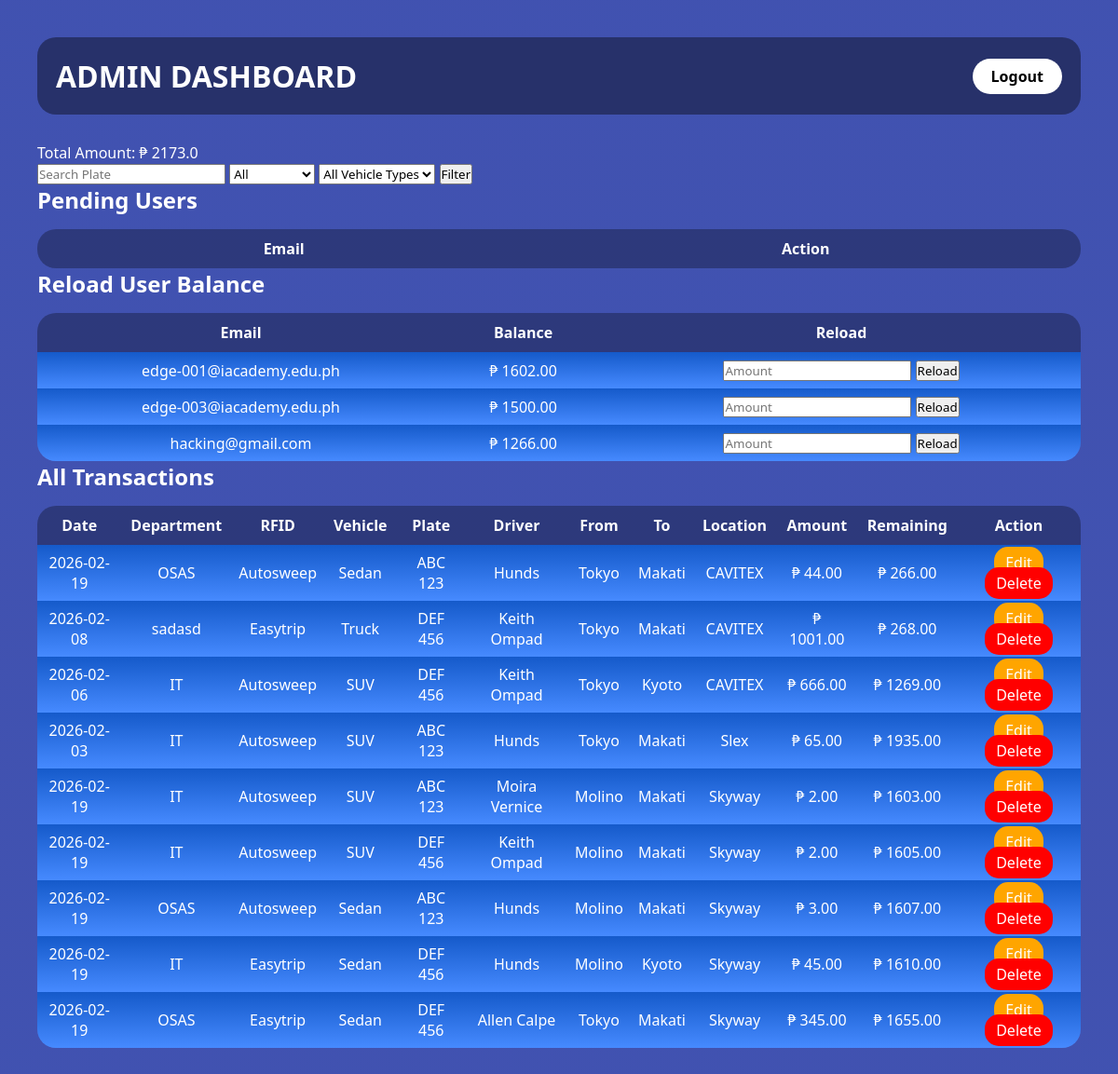
Page /dashboard (signed in) on the earlier database version.
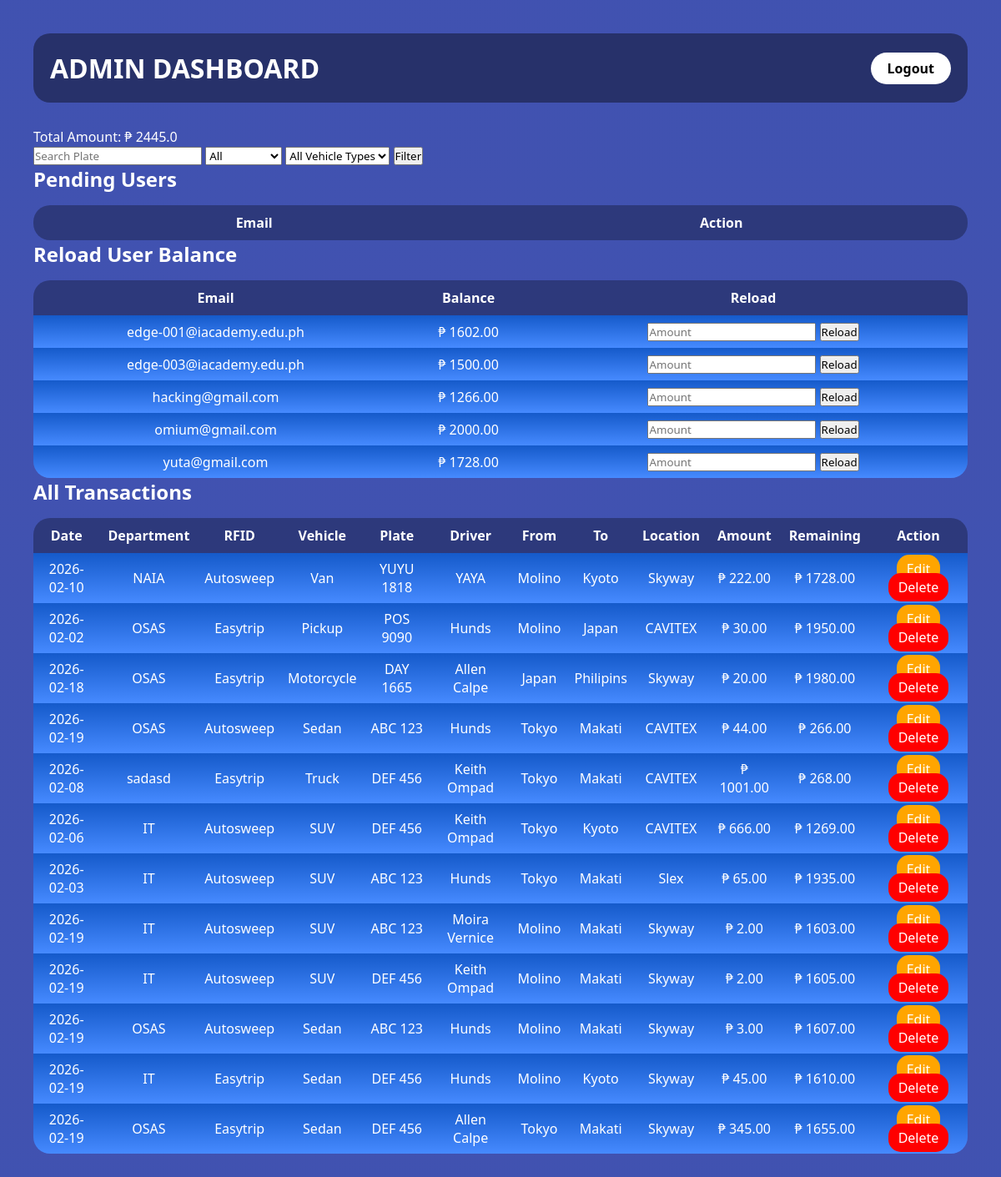
Same page on the later database version.
### app.py (models this page shows)
class User(db.Model):
    id = db.Column(db.Integer, primary_key=True)
    email = db.Column(db.String(120), unique=True, nullable=False)
    password = db.Column(db.String(120), nullable=False)
    role = db.Column(db.String(20), default="user")
    approved = db.Column(db.Boolean, default=False)
    balance = db.Column(db.Float, default=2000)

class VehicleLog(db.Model):
    id = db.Column(db.Integer, primary_key=True)
    user_id = db.Column(db.Integer, db.ForeignKey("user.id"))
    rfid_type = db.Column(db.String(50))
    vehicle_type = db.Column(db.String(50))
    plate_number = db.Column(db.String(50))
    driver = db.Column(db.String(100))
    department = db.Column(db.String(100))
    travel_date = db.Column(db.String(20))
    from_location = db.Column(db.String(100))
    to_location = db.Column(db.String(100))
    rfid_location = db.Column(db.String(100))
    amount = db.Column(db.Float)
    remaining_balance = db.Column(db.Float)

### app.py (the view, shortened to what this page needs)
@app.route("/dashboard", methods=["GET", "POST"])
def dashboard():
    if "user_id" not in session:
        return redirect(url_for("login"))
    user = User.query.get(session["user_id"])
    if session["role"] == "admin":
        search = request.args.get("search", "")
        rfid_type = request.args.get("rfid_type", "All")
        vehicle_type = request.args.get("vehicle_type", "All")
        query = VehicleLog.query
        if search:
            query = query.filter(
                VehicleLog.plate_number.ilike(f"%{search}%")
            )
        if rfid_type != "All":
            query = query.filter(
                VehicleLog.rfid_type == rfid_type
            )
        if vehicle_type != "All":
            query = query.filter(
                VehicleLog.vehicle_type == vehicle_type
            )
        logs = query.order_by(VehicleLog.id.desc()).all()
        total = sum(log.amount for log in logs)
        users = User.query.filter_by(approved=False).all()
        all_users = User.query.filter_by(role="user").all()
        return render_template(
            "admin_dashboard.html",
            logs=logs,
            total=total,
            users=users,
            all_users=all_users,
            search=search,
            rfid_type=rfid_type,
            vehicle_type=vehicle_type
        )

### templates/admin_dashboard.html (shortened to what this page needs)
<!DOCTYPE html>
<html>
<head>
    <link rel="stylesheet" href="{{ url_for('static', filename='style.css') }}">
</head>
<body class="dashboard-container">
<div class="header">
    <h1>ADMIN DASHBOARD</h1>
    <a href="{{ url_for('logout') }}" class="logout-btn">Logout</a>
</div>
<div class="total-box">
    Total Amount: ₱ {{ total }}
</div>
<form method="GET" class="filter-form">
    <input type="text" name="search" placeholder="Search Plate"
           value="{{ search }}">
    <select name="rfid_type">
        <option value="All" {% if rfid_type == "All" %}selected{% endif %}>All</option>
    </select>
    <select name="vehicle_type">
        <option value="All" {% if vehicle_type == "All" %}selected{% endif %}>All Vehicle Types</option>
    </select>
    <button type="submit">Filter</button>
</form>
<div class="section">
    <h2>Pending Users</h2>
    <div class="table-container">
        <table>
            <tr>
                <th>Email</th>
                <th>Action</th>
            </tr>
        </table>
    </div>
</div>
<div class="section">
    <h2>Reload User Balance</h2>
    <div class="table-container">
        <table>
            <tr>
                <th>Email</th>
                <th>Balance</th>
                <th>Reload</th>
            </tr>
            {% for user in all_users %}
            <tr>
                <td>{{ user.email }}</td>
                <td>₱ {{ "%.2f"|format(user.balance) }}</td>
                <td>
                    <form method="POST"
                          action="{{ url_for('reload_balance', id=user.id) }}">
                        <input type="number" name="amount"
                               placeholder="Amount"
                               step="0.01"
                               required>
                        <button type="submit">Reload</button>
                    </form>
                </td>
            </tr>
            {% endfor %}
        </table>
    </div>
</div>
<div class="section">
    <h2>All Transactions</h2>
    <div class="table-container">
        <table>
            <tr>
                <th>Date</th>
                <th>Department</th>
                <th>RFID</th>
                <th>Vehicle</th>
                <th>Plate</th>
                <th>Driver</th>
                <th>From</th>
                <th>To</th>
                <th>Location</th>
                <th>Amount</th>
                <th>Remaining</th>
                <th>Action</th>
            </tr>
            {% for log in logs %}
            <tr>
                <td>{{ log.travel_date }}</td>
                <td>{{ log.department }}</td>
                <td>{{ log.rfid_type }}</td>
                <td>{{ log.vehicle_type }}</td>
                <td>{{ log.plate_number }}</td>
                <td>{{ log.driver }}</td>
                <td>{{ log.from_location }}</td>
                <td>{{ log.to_location }}</td>
                <td>{{ log.rfid_location }}</td>
                <td>₱ {{ "%.2f"|format(log.amount) }}</td>
                <td>₱ {{ "%.2f"|format(log.remaining_balance) }}</td>
                <td>
                    <a href="{{ url_for('edit', id=log.id) }}"
                       class="edit-btn">Edit</a>
                    <a href="{{ url_for('delete', id=log.id) }}"
                       class="delete-btn">Delete</a>
                </td>
            </tr>
            {% endfor %}
        </table>
    </div>
</div>

### static/style.css (style rules this page uses)
* { margin: 0; padding: 0; box-sizing: border-box; font-family: 'Segoe UI', sans-serif; }
.dashboard-container { min-height: 100vh; padding: 40px; background: linear-gradient(rgba(1,24,150,0.75), rgba(1,24,150,0.75)), url("https://images.candymag.com/candy/images/2022/12/16/applying-to-iacademy.png"); background-size: cover; background-position: center; color: white; }
.header { display: flex; justify-content: space-between; align-items: center; background: rgba(0,0,0,0.4); padding: 20px; border-radius: 20px; margin-bottom: 30px; }
.logout-btn { padding: 8px 20px; background: white; color: black; border-radius: 20px; text-decoration: none; font-weight: bold; }
table { border-collapse: separate; border-spacing: 0; border-radius: 20px; overflow: hidden; }
th { background: linear-gradient( to bottom, #1e3a8a 0%, #2563eb 100% ); color: rgb(255, 255, 255); }
td { background: linear-gradient( to bottom, #155aca 0%, #468aff 100% ); }
table { width: 100%; border-collapse: collapse; margin-top: 15px; }
th { background: rgba(0,0,0,0.3); padding: 10px; }
td { padding: 8px; text-align: center; }
tr:nth-child(even) { background: rgba(255,255,255,0.05); }
.edit-btn { background: orange; padding: 6px 12px; border-radius: 15px; color: white; text-decoration: none; border: none; cursor: pointer; }
.delete-btn { background: red; padding: 6px 12px; border-radius: 15px; color: white; text-decoration: none; border: none; cursor: pointer; }

Differences in the rows shown:
added User: email "omium@gmail.com", balance "2000.00"
added User: email "yuta@gmail.com", balance "1728.00"
added VehicleLog: travel_date "2026-02-10", department "NAIA", rfid_type "Autosweep", vehicle_type "Van", plate_number "YUYU 1818", driver "YAYA", from_location "Molino", to_location "Kyoto", rfid_location "Skyway", amount "222.00", remaining_balance "1728.00"
added VehicleLog: travel_date "2026-02-02", department "OSAS", rfid_type "Easytrip", vehicle_type "Pickup", plate_number "POS 9090", driver "Hunds", from_location "Molino", to_location "Japan", rfid_location "CAVITEX", amount "30.00", remaining_balance "1950.00"
added VehicleLog: travel_date "2026-02-18", department "OSAS", rfid_type "Easytrip", vehicle_type "Motorcycle", plate_number "DAY 1665", driver "Allen Calpe", from_location "Japan", to_location "Philipins", rfid_location "Skyway", amount "20.00", remaining_balance "1980.00"
Other differences:
{{ total }}: "2173.0" → "2445.0"
